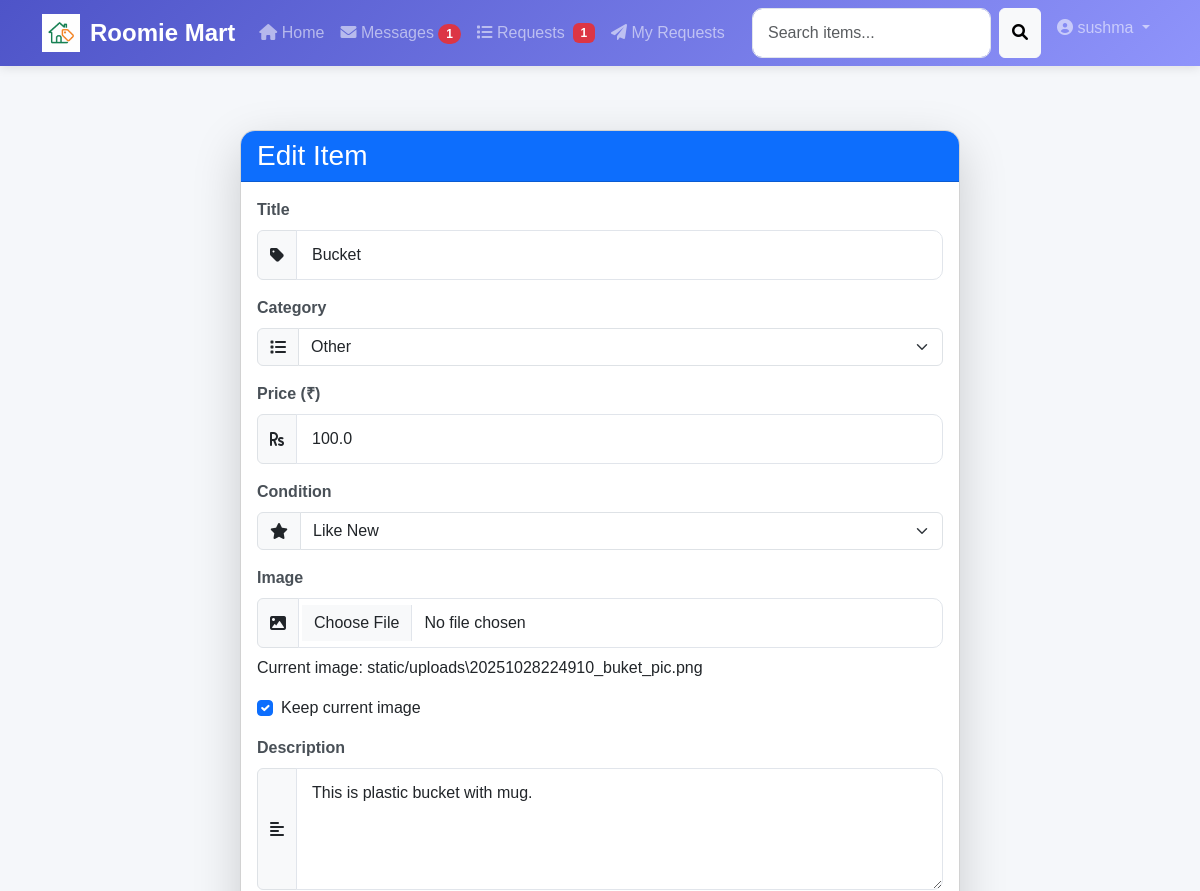
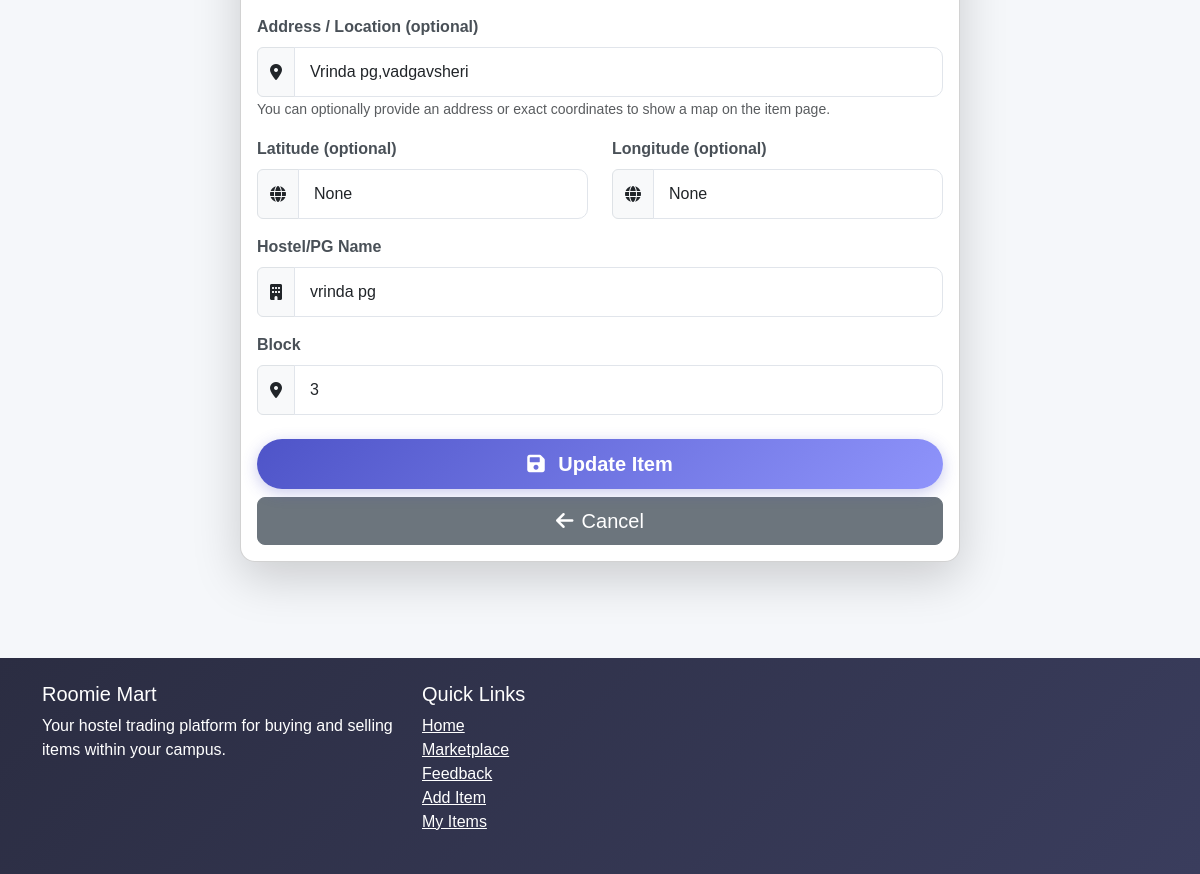
Screenshot of /edit_item/3 (signed in) with the database file from the repository (2 pictures, top to bottom).
### tables this page shows
CREATE TABLE users (
        id INTEGER PRIMARY KEY AUTOINCREMENT,
        name TEXT NOT NULL,
        email TEXT UNIQUE NOT NULL,
        password TEXT NOT NULL,
        phone TEXT,
        hostel TEXT,
        block TEXT,
        room TEXT,
        created_at TIMESTAMP DEFAULT CURRENT_TIMESTAMP
    );

CREATE TABLE items (
        id INTEGER PRIMARY KEY AUTOINCREMENT,
        user_id INTEGER NOT NULL,
        title TEXT NOT NULL,
        category TEXT NOT NULL,
        price REAL NOT NULL,
        condition TEXT NOT NULL,
        image TEXT,
        description TEXT,
        hostel TEXT,
        block TEXT,
        status TEXT DEFAULT 'available',
        created_at TIMESTAMP DEFAULT CURRENT_TIMESTAMP,
        updated_at TIMESTAMP DEFAULT CURRENT_TIMESTAMP, address TEXT, latitude REAL, longitude REAL,
        FOREIGN KEY (user_id) REFERENCES users (id)
    );

### controllers/item_controller.py (the view, shortened to what this page needs)
@item_bp.route('/edit_item/<int:item_id>', methods=['GET', 'POST'])
@login_required
def edit_item(item_id):
    item = Item.get_item_by_id(item_id)
    if not item or item['user_id'] != session['user_id']:
        flash('You do not have permission to edit this item', 'error')
        return redirect(url_for('item_bp.my_items'))
    return render_template('add_edit_item.html', item=item, edit_mode=True)

### templates/add_edit_item.html (shortened to what this page needs)
{% extends 'base.html' %}
{% block content %}
<div class="container page-transition">
    <div class="row justify-content-center">
        <div class="col-md-8">
            <div class="card shadow-lg hover-shadow my-4">
                <div class="card-header bg-primary text-white">
                    <h3 class="mb-0">{% if item %}Edit Item{% else %}Add New Item{% endif %}</h3>
                </div>
                <div class="card-body">
                    <form method="POST" enctype="multipart/form-data" class="needs-validation" novalidate>
                        <div class="mb-3">
                            <label for="title" class="form-label">Title</label>
                            <div class="input-group">
                                <span class="input-group-text"><i class="fas fa-tag"></i></span>
                                <input type="text" class="form-control" id="title" name="title" value="{{ item.title if item else '' }}" required>
                            </div>
                        </div>
                        <div class="mb-3">
                            <label for="category" class="form-label">Category</label>
                            <div class="input-group">
                                <span class="input-group-text"><i class="fas fa-list"></i></span>
                                <select class="form-select" id="category" name="category" required>
                                    <option value="Other" {% if item and item.category == 'Other' %}selected{% endif %}>Other</option>
                                </select>
                            </div>
                        </div>
                        <div class="mb-3">
                            <label for="price" class="form-label">Price (₹)</label>
                            <div class="input-group">
                                <span class="input-group-text"><i class="fas fa-rupee-sign"></i></span>
                                <input type="number" class="form-control" id="price" name="price" min="0" value="{{ item.price if item else '' }}" required>
                            </div>
                        </div>
                        <div class="mb-3">
                            <label for="condition" class="form-label">Condition</label>
                            <div class="input-group">
                                <span class="input-group-text"><i class="fas fa-star"></i></span>
                                <select class="form-select" id="condition" name="condition" required>
                                    <option value="Like New" {% if item and item.condition == 'Like New' %}selected{% endif %}>Like New</option>
                                </select>
                            </div>
                        </div>
                        <div class="mb-3">
                            <label for="image" class="form-label">Image</label>
                            <div class="input-group">
                                <span class="input-group-text"><i class="fas fa-image"></i></span>
                                <input type="file" class="form-control" id="image" name="image" accept="image/*" {% if not item %}required{% endif %}>
                            </div>
                            {% if item and item.image %}
                            <div class="mt-2">
                                <p>Current image: {{ item.image }}</p>
                                <div class="form-check">
                                    <input class="form-check-input" type="checkbox" id="keep_image" name="keep_image" value="1" checked>
                                    <label class="form-check-label" for="keep_image">Keep current image</label>
                                </div>
                            </div>
                            {% endif %}
                        </div>
                        <div class="mb-3">
                            <label for="description" class="form-label">Description</label>
                            <div class="input-group">
                                <span class="input-group-text"><i class="fas fa-align-left"></i></span>
                                <textarea class="form-control" id="description" name="description" rows="4" required>{{ item.description if item else '' }}</textarea>
                            </div>
                        </div>
                        <div class="mb-3">
                            <label for="address" class="form-label">Address / Location (optional)</label>
                            <div class="input-group">
                                <span class="input-group-text"><i class="fas fa-location-dot"></i></span>
                                <input type="text" class="form-control" id="address" name="address" value="{{ item.address if item else '' }}" placeholder="Hostel/PG name, room or full address">
                            </div>
                            <small class="text-muted">You can optionally provide an address or exact coordinates to show a map on the item page.</small>
                        </div>
                        <div class="row">
                            <div class="col-md-6 mb-3">
                                <label for="latitude" class="form-label">Latitude (optional)</label>
                                <div class="input-group">
                                    <span class="input-group-text"><i class="fas fa-globe"></i></span>
                                    <input type="text" class="form-control" id="latitude" name="latitude" value="{{ item.latitude if item else '' }}" placeholder="e.g. 12.9716">
                                </div>
                            </div>
                            <div class="col-md-6 mb-3">
                                <label for="longitude" class="form-label">Longitude (optional)</label>
                                <div class="input-group">
                                    <span class="input-group-text"><i class="fas fa-globe"></i></span>
                                    <input type="text" class="form-control" id="longitude" name="longitude" value="{{ item.longitude if item else '' }}" placeholder="e.g. 77.5946">
                                </div>
                            </div>
                        </div>
                        <div class="mb-3">
                            <label for="hostel" class="form-label">Hostel/PG Name</label>
                            <div class="input-group">
                                <span class="input-group-text"><i class="fas fa-building"></i></span>
                                <input type="text" class="form-control" id="hostel" name="hostel" value="{{ item.hostel if item else current_user.hostel }}" required>
                            </div>
                        </div>
                        <div class="mb-3">
                            <label for="block" class="form-label">Block</label>
                            <div class="input-group">
                                <span class="input-group-text"><i class="fas fa-map-marker-alt"></i></span>
                                <input type="text" class="form-control" id="block" name="block" value="{{ item.block if item else current_user.block }}" required>
                            </div>
                        </div>
                        <div class="d-grid gap-2 mt-4">
                            <button type="submit" class="btn btn-primary btn-lg btn-hover-effect glow-border">
                                <i class="fas fa-{% if item %}save{% else %}plus-circle{% endif %} me-2"></i>
                                {% if item %}Update Item{% else %}Add Item{% endif %}
                            </button>
                            <a href="{{ url_for('item_bp.my_items') }}" class="btn btn-secondary btn-lg">
                                <i class="fas fa-arrow-left me-2"></i>Cancel
                            </a>
                        </div>
                    </form>
                </div>
            </div>
        </div>
    </div>
</div>
{% endblock %}

### templates/base.html (shortened to what this page needs)
<!DOCTYPE html>
<html lang="en">
<head>
    <link href="https://cdn.jsdelivr.net/npm/bootstrap@5.3.0-alpha1/dist/css/bootstrap.min.css" rel="stylesheet">
    <link rel="stylesheet" href="https://cdnjs.cloudflare.com/ajax/libs/font-awesome/6.0.0/css/all.min.css">
    <link rel="stylesheet" href="{{ url_for('static', filename='css/style.css') }}">
    <link rel="stylesheet" href="{{ url_for('static', filename='css/animation.css') }}">
    <link rel="stylesheet" href="{{ url_for('static', filename='css/messaging.css') }}">
</head>
<body>
    <nav class="navbar navbar-expand-lg navbar-dark bg-primary sticky-top">
        <div class="container">
            <a class="navbar-brand d-flex align-items-center" href="{{ url_for('index') }}">
                <img src="{{ url_for('static', filename='images/pg logo.png') }}" alt="Roomie Mart" style="height:38px; width:auto; object-fit:contain; margin-right:10px;">
                <span class="navbar-brand-text">Roomie Mart</span>
            </a>
            <div class="collapse navbar-collapse" id="navbarNav">
                <ul class="navbar-nav me-auto">
                    <li class="nav-item">
                        <a class="nav-link" href="{{ url_for('index') }}"><i class="fas fa-home"></i> Home</a>
                    </li>
                    {% if session.get('user_id') %}
                    <li class="nav-item">
                        <a class="nav-link" href="{{ url_for('message_bp.messages') }}">
                            <i class="fas fa-envelope"></i> Messages
                            <span id="unread-badge" class="badge bg-danger rounded-pill" style="display: none;"></span>
                        </a>
                    </li>
                    <li class="nav-item">
                        <a class="nav-link d-flex align-items-center justify-content-between" href="{{ url_for('requests_bp.owner_requests') }}">
                            <span><i class="fas fa-list"></i> Requests</span>
                            {% if pending_requests_count > 0 %}
                                <span class="badge bg-danger ms-2">{{ pending_requests_count }}</span>
                            {% endif %}
                        </a>
                    </li>
                    <li class="nav-item">
                        <a class="nav-link" href="{{ url_for('requests_bp.my_requests') }}"><i class="fas fa-paper-plane"></i> My Requests</a>
                    </li>
                    {% endif %}
                </ul>
                <div class="d-flex">
                    <form class="d-flex me-2" action="{{ url_for('item_bp.search') }}" method="GET">
                        <input class="form-control me-2" type="search" name="query" placeholder="Search items...">
                        <button class="btn btn-light" type="submit"><i class="fas fa-search"></i></button>
                    </form>
                    <ul class="navbar-nav">
                        {% if session.get('user_id') %}
                        <li class="nav-item dropdown">
                            <a class="nav-link dropdown-toggle" href="#" id="navbarDropdown" role="button" data-bs-toggle="dropdown">
                                <i class="fas fa-user-circle"></i> {{ session.get('user_name', 'User') }}
                            </a>
                        </li>
                        {% else %}
                        <li class="nav-item">
                            <a class="nav-link btn btn-primary text-white" href="{{ url_for('auth_bp.register') }}"><i class="fas fa-user-plus"></i> Register</a>
                        </li>
                        {% endif %}
                    </ul>
                </div>
            </div>
        </div>
    </nav>
    <main class="container py-4">
        {% block content %}{% endblock %}
    </main>
    <footer class="bg-dark text-white py-4 mt-5">
        <div class="container">
            <div class="row">
                <div class="col-md-4">
                    <h5>Roomie Mart</h5>
                    <p>Your hostel trading platform for buying and selling items within your campus.</p>
                </div>
                <div class="col-md-4">
                    <h5>Quick Links</h5>
                    <ul class="list-unstyled">
                        <li><a href="{{ url_for('index') }}" class="text-white">Home</a></li>
                        <li><a href="{{ url_for('item_bp.marketplace') }}" class="text-white">Marketplace</a></li>
                        <li><a href="{{ url_for('feedback_bp.feedback') }}" class="text-white">Feedback</a></li>
                        {% if session.get('user_id') %}
                        <li><a href="{{ url_for('item_bp.add_item') }}" class="text-white">Add Item</a></li>
                        <li><a href="{{ url_for('item_bp.my_items') }}" class="text-white">My Items</a></li>
                        {% endif %}
                    </ul>
                </div>
            </div>
        </div>
    </footer>
</body>
</html>

### rows the page displays
users: get "sushma"
items: title "Bucket", category "Other", price "100.0", condition "Like New", image "static/uploads\\20251028224910_buket_pic.png", description "This is plastic bucket with mug.", address "Vrinda pg,vadgavsheri", hostel "vrinda pg", block "3"

### other values shown
{{ pending_requests_count }} "1"
